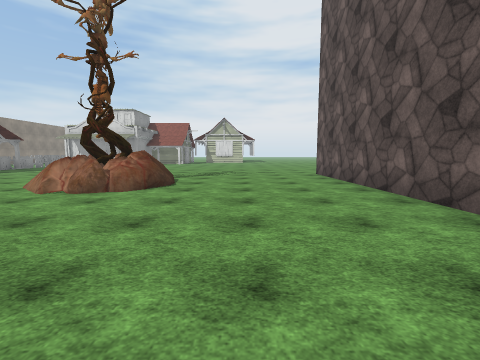
View 1 (above)

13 first-person views from a walk through a 3-D level made in the Unity game engine. The camera is 1.5 m above the floor, tilts 6° down and sees 90° across. Doors are open. The floor is counted in squares, 2 m on a side. Each view is taken from the middle of a square. On the plan, view 1 faces up. The plan holds only what a view shows up to about 9 squares ahead; the rest is blank. The place goes on beyond the plan. The player character is not drawn. Some animated figures are left out. Some surface patterns are stand-ins.

View 2
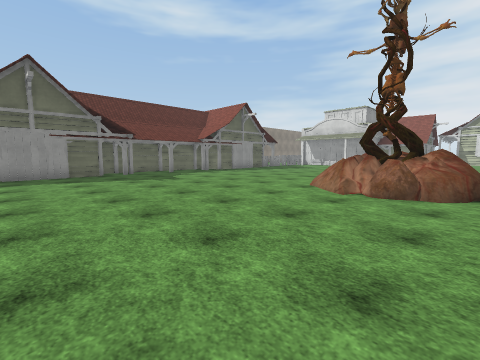

View 3
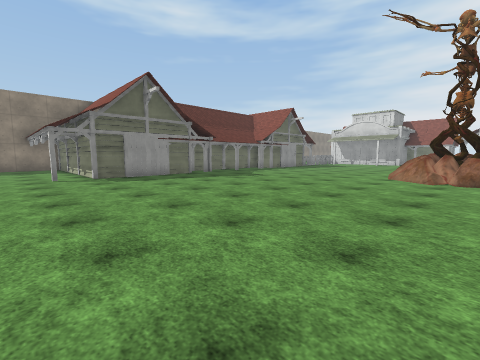

View 4
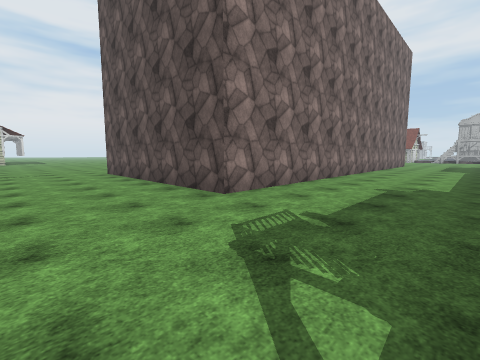

View 5
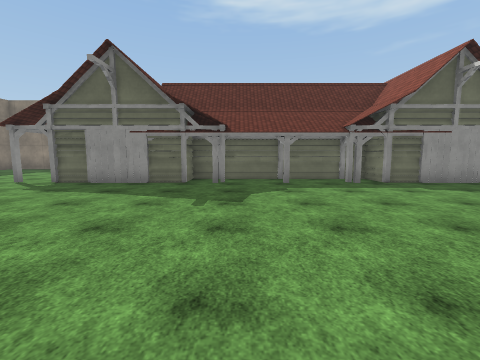

View 6
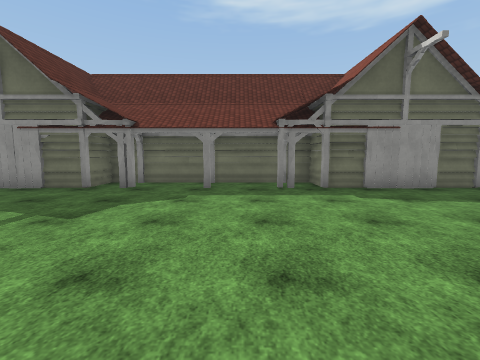

View 7
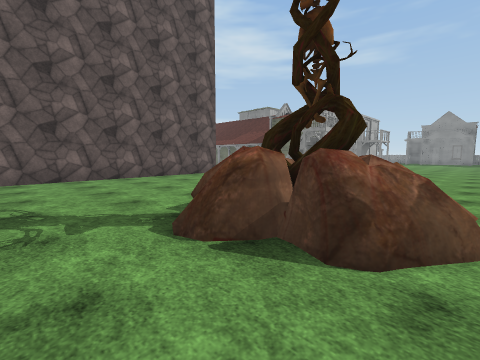

View 8
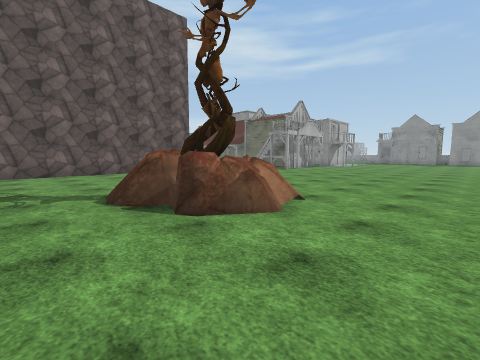

View 9
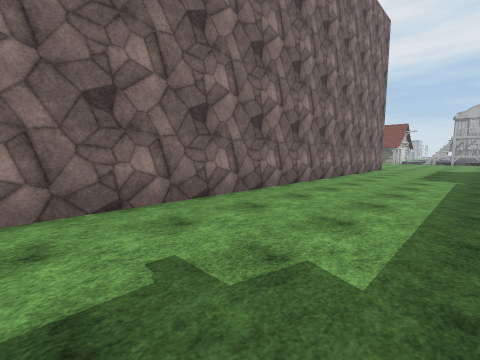

View 10
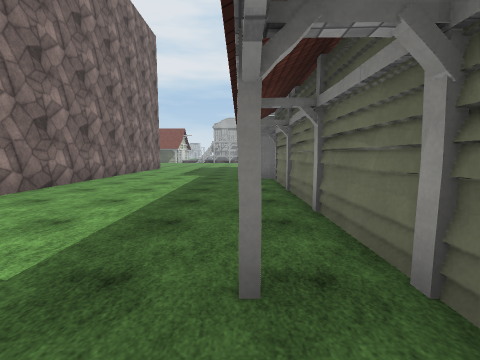

View 11
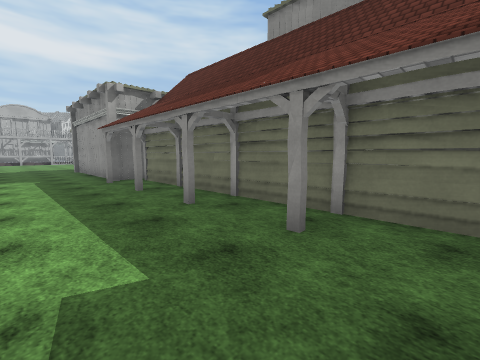

View 12
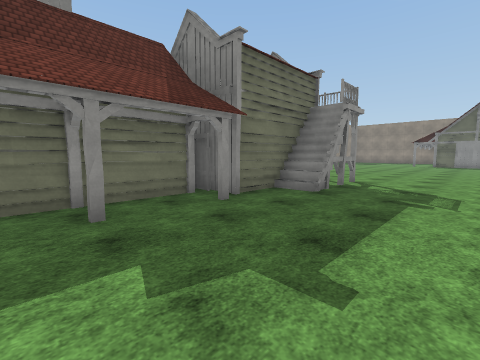

View 13
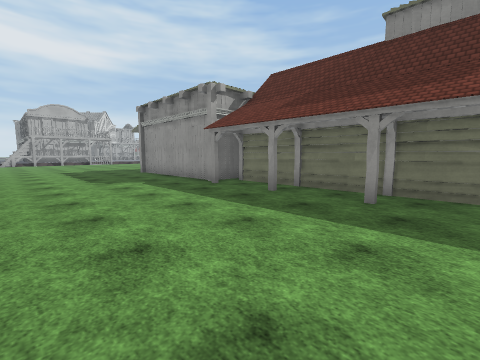

### Floor plan
Key: @ floor where view 1 was taken; # wall or solid block; . floor; R rock.
Columns run from 13 left of view 1 to 19 right of it. Each row starts with its distance up from view 1.
  9  #..............#
  8 ##........R.....#
  7 #.#.....RRRR....#
  6 #.......R#RR....#
  5 #........RR.....#
  4 #...............#
  3 #.#.............############
  2 ##...............................
  1  #...............................
  0  #...........@..................
 -1 ##.............................
 -2 ..#..........#####.#.#.#.#....
 -3 ...........      ############

Positions as (right, up) in squares from view 1, and headings:
1: (0, 0), facing up
2: (-2, 0), facing up-left
3: (-3, -3), facing up-left
4: (0, -1), facing up-right
5: (-5, 4), facing left
6: (-6, 6), facing left
7: (-5, 9), facing down-right
8: (-7, 9), facing down-right
9: (5, -1), facing up-right
10: (5, -2), facing right
11: (5, 0), facing down-right
12: (7, 1), facing down-left
13: (7, 2), facing down-right
